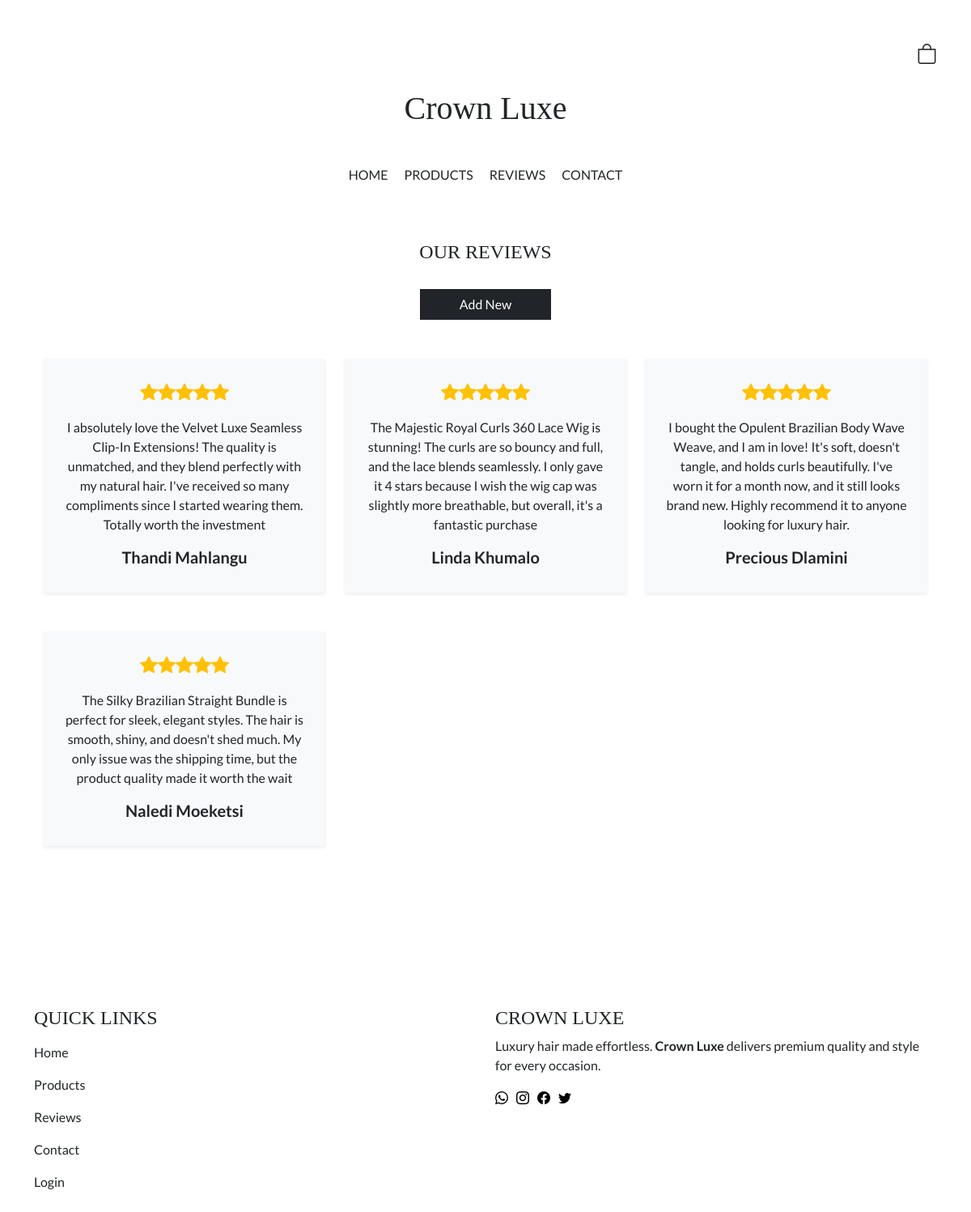
The page /our-reviews on the database its author committed.
### client/models.py (models this page shows, shortened)
class ReviewsModel(models.Model):
    FirstName = models.CharField(max_length=200, null=True, blank=True)
    LastName = models.CharField(max_length=200, null=True, blank=True)
    Review = models.TextField(blank=True)
    rating = models.IntegerField(null=True,blank=True)
    date_created = models.DateTimeField(auto_now_add=True, null=True)

### client/views.py (the view, shortened to what this page needs)
# urls.py: path('our-reviews',views.ReviewsView,name='our-reviews'),
def ReviewsView(request):
    reviews = ReviewsModel.objects.all()
    context = {
        "reviews" : reviews
    }
    return render(request,'client/reviews.html',context)

### client/context_processors.py (called while the page is built)
def user_uuid_context_processor(request):
    if request.method == 'POST' and 'submit_user_uuid' in request.POST:
        user_UUID = request.POST.get('user_UUID')
        if user_UUID:
            return {'user_UUID': user_UUID}
    return {}

### client/templates/client/reviews.html (shortened to what this page needs)
{% extends 'client/base.html' %}
{% load static %}
{% block content %}
<section class="container">
  <center>
    <h4 class="header_heading mt-5">OUR REVIEWS</h4>
    <button
      class="btn btn-dark mt-4 px-5 rounded-0"
      data-bs-toggle="modal"
      data-bs-target="#exampleModal"
    >
      Add New
    </button>
  </center>
  <section class="container section_spacing mt-5">
    <div class="row">
      {% for data in reviews %}
      <div class="col-12 col-md-4 mb-5">
        <div class="bg-light p-4 shadow-sm">
          <div class="d-flex justify-content-center mb-3">
            <i class="bi bi-star-fill rating_star text-warning"></i>
            <i class="bi bi-star-fill rating_star text-warning"></i>
            <i class="bi bi-star-fill rating_star text-warning"></i>
            <i class="bi bi-star-fill rating_star text-warning"></i>
            <i class="bi bi-star-fill rating_star text-warning"></i>
          </div>
          <center>
            <p class="mb-3">{{data.Review}}</p>
            <h5 class="fw-bold">{{data.FirstName}} {{data.LastName}}</h5>
          </center>
        </div>
      </div>
      {% endfor%}
    </div>
  </section>
</section>
{% endblock %}

### client/templates/client/base.html (style rules this page uses)
:root { --primary_color: #0b0c17; --heading-font: "Playfair Display SC", serif; }
body { font-family: "Lato", sans-serif; font-weight: 400; font-style: normal; }
.header_heading { font-family: var(--heading-font); }
.section_spacing { margin-bottom: 150px; }
.rating_star { font-size: 22px; }

### client/templates/partials/offcanvas_links.html (style rules this page uses)
.header_heading { font-family: var(--heading-font); }

### rows shown on the page
ReviewsModel: Review "I absolutely love the Velvet Luxe Seamless Clip-In Extensions! The quality is unmatched, and they blend perfectly with my natural hair. I've received so many compliments since I started wearing them. Totally worth the investment", FirstName "Thandi", LastName "Mahlangu"
ReviewsModel: Review "The Majestic Royal Curls 360 Lace Wig is stunning! The curls are so bouncy and full, and the lace blends seamlessly. I only gave it 4 stars because I wish the wig cap was slightly more breathable, but overall, it's a fantastic purchase", FirstName "Linda", LastName "Khumalo"
ReviewsModel: Review "I bought the Opulent Brazilian Body Wave Weave, and I am in love! It's soft, doesn't tangle, and holds curls beautifully. I've worn it for a month now, and it still looks brand new. Highly recommend it to anyone looking for luxury hair.", FirstName "Precious", LastName "Dlamini"
ReviewsModel: Review "The Silky Brazilian Straight Bundle is perfect for sleek, elegant styles. The hair is smooth, shiny, and doesn't shed much. My only issue was the shipping time, but the product quality made it worth the wait", FirstName "Naledi", LastName "Moeketsi"
